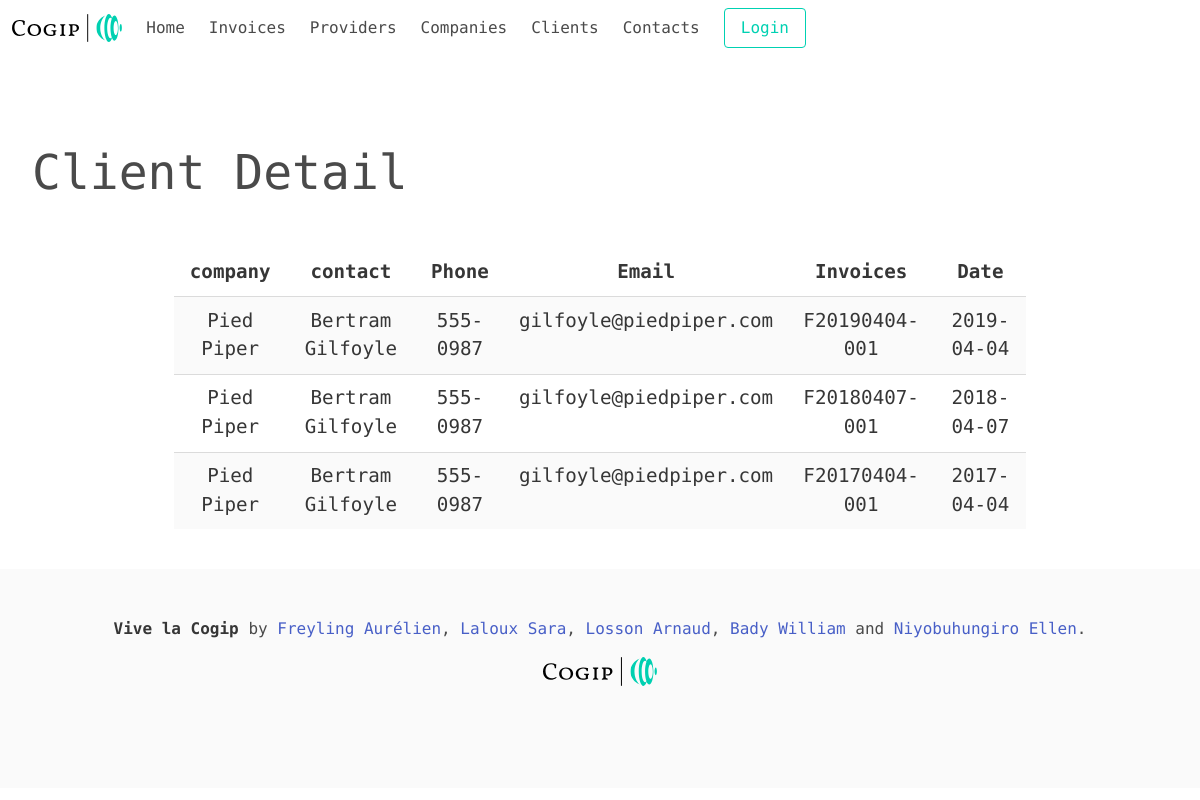
Page /index.php?route=clientDetails&id=12 on the committed database.
### tables this page shows
CREATE TABLE IF NOT EXISTS `invoices` (
  `id` int(11) NOT NULL AUTO_INCREMENT,
  `number` varchar(255) NOT NULL,
  `date` date NOT NULL,
  `company_id` int(11) DEFAULT NULL,
  `people_id` int(11) DEFAULT NULL,
  PRIMARY KEY (`id`),
  KEY `company_id` (`company_id`),
  KEY `people_id` (`people_id`)
);

CREATE TABLE IF NOT EXISTS `companies` (
  `id` int(11) NOT NULL AUTO_INCREMENT,
  `name` varchar(255) NOT NULL,
  `country` varchar(255) NOT NULL,
  `VAT_number` varchar(255) NOT NULL,
  `type_id` int(11) DEFAULT NULL,
  PRIMARY KEY (`id`),
  KEY `type_id` (`type_id`)
);

CREATE TABLE IF NOT EXISTS `peoples` (
  `id` int(11) NOT NULL AUTO_INCREMENT,
  `firstname` varchar(255) NOT NULL,
  `lastname` varchar(255) NOT NULL,
  `email` varchar(255) NOT NULL,
  `phone_number` varchar(255) NOT NULL,
  `company_id` int(11) DEFAULT NULL,
  PRIMARY KEY (`id`),
  KEY `company_id` (`company_id`)
);

### controllers/clientController.php (called while the page is built, shortened)
<?php
require 'models/clientModel.php';
class ClientController
{
    public function displayInvoicesCompanyClients($pdo)
    {
        $id = $_GET['id'];
        $client = new Client($pdo);
        $detailContactClient = $client->getInvoicesCompanyClients($id);
        require_once 'views/clientDetails.php';
    }
}

### models/clientModel.php (called while the page is built, shortened)
<?php
class Client
{
    private $connexion;
    public function __construct(\PDO $pdo)
    {
        $this->connexion = $pdo;
    }
    public function getInvoicesCompanyClients($id)
    {
        return $this->connexion->query("SELECT c.name, i.number, i.date, p.firstname, p.lastname, p.email, p.phone_number
        FROM companies as c
        LEFT JOIN invoices as i ON i.company_id = c.id
        LEFT JOIN peoples as p ON p.company_id = c.id
        WHERE c.id = $id");
    }
}

### views/clientDetails.php (the view, shortened to what this page needs)
<?php
require 'header.php';
?>
<main class="container is-fluid main-container">
    <section class="level has-text-centered">
        <h1>
            Client Detail
        </h1>
    </section>
    <article class="level-item has-text-centered">
        <table class='invoicesTable table is-striped'>
            <tr>
                <th>company</th>
                <th>contact</th>
                <th>Phone</th>
                <th>Email</th>
                <th>Invoices</th>
                <th>Date</th>
            </tr>
            <?php foreach ($detailContactClient as $detail) {
                echo "<tr>";
                echo "<td>" . $detail['name'] . "</td>";
                echo "<td>" . $detail['firstname'] . " " . $detail['lastname'] . "</td>";
                echo "<td>" . $detail['phone_number'] . "</td>";
                echo "<td>" . $detail['email'] . "</td>";
                echo "<td>" . $detail['number'] . "</td>";
                echo "<td>" . $detail['date'] . "</td>";
                echo "</tr>";
            } ?>
        </table>
    </article>
</main>
<?php
require 'footer.php';
?>

### assets/css/style.css (style rules this page uses)
.main-container { height: auto; }
.main-container section h1 { font-family: 'M PLUS 1 Code', sans-serif; margin-top: 10vh; font-size: 3rem; }
.main-container article { -webkit-box-orient: vertical; -webkit-box-direction: normal; -ms-flex-direction: column; flex-direction: column; font-family: 'M PLUS 1 Code', sans-serif; margin-top: 5vh; font-size: 1.2rem; }
.invoicesTable { width: 75%; height: auto; font-family: 'M PLUS 1 Code', sans-serif; }

### rows in the picture
invoices: company.name "Pied Piper", people.firstname "Bertram", people.lastname "Gilfoyle", people.phone_number "555-0987", people.email "gilfoyle@piedpiper.com", number "F20190404-001", date "2019-04-04"
invoices: company.name "Pied Piper", people.firstname "Bertram", people.lastname "Gilfoyle", people.phone_number "555-0987", people.email "gilfoyle@piedpiper.com", number "F20180407-001", date "2018-04-07"
invoices: company.name "Pied Piper", people.firstname "Bertram", people.lastname "Gilfoyle", people.phone_number "555-0987", people.email "gilfoyle@piedpiper.com", number "F20170404-001", date "2017-04-04"
